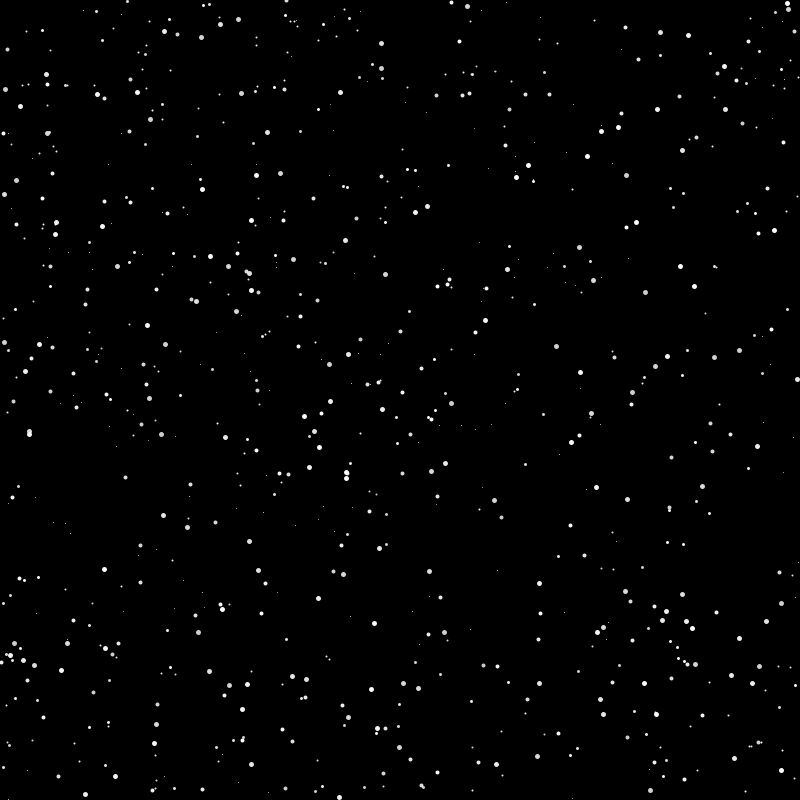
Frame 1 (no input)
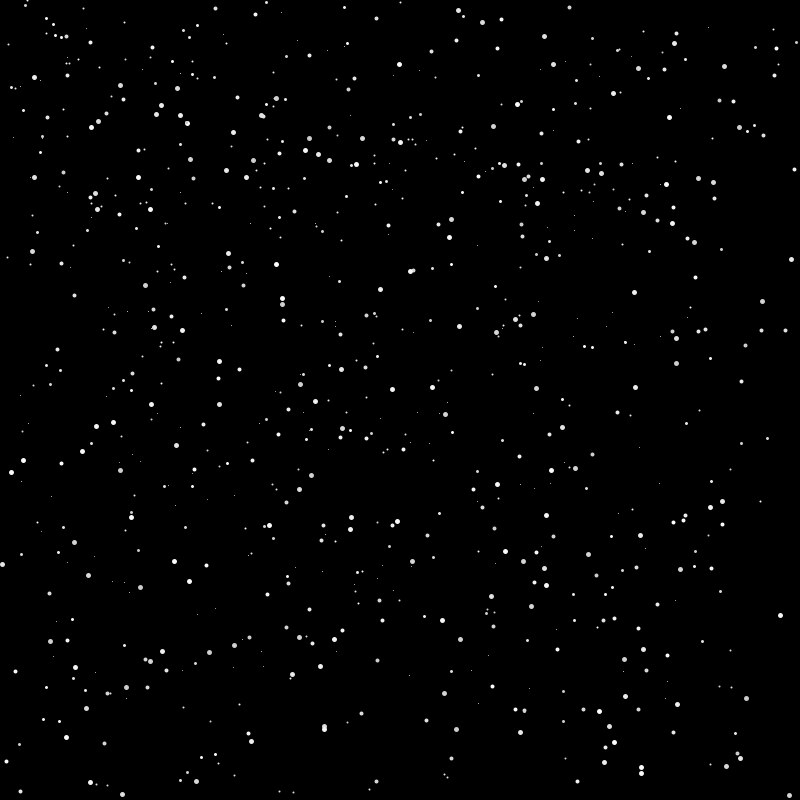
Frame 60 (the mouse pressed at the canvas centre just before this capture)
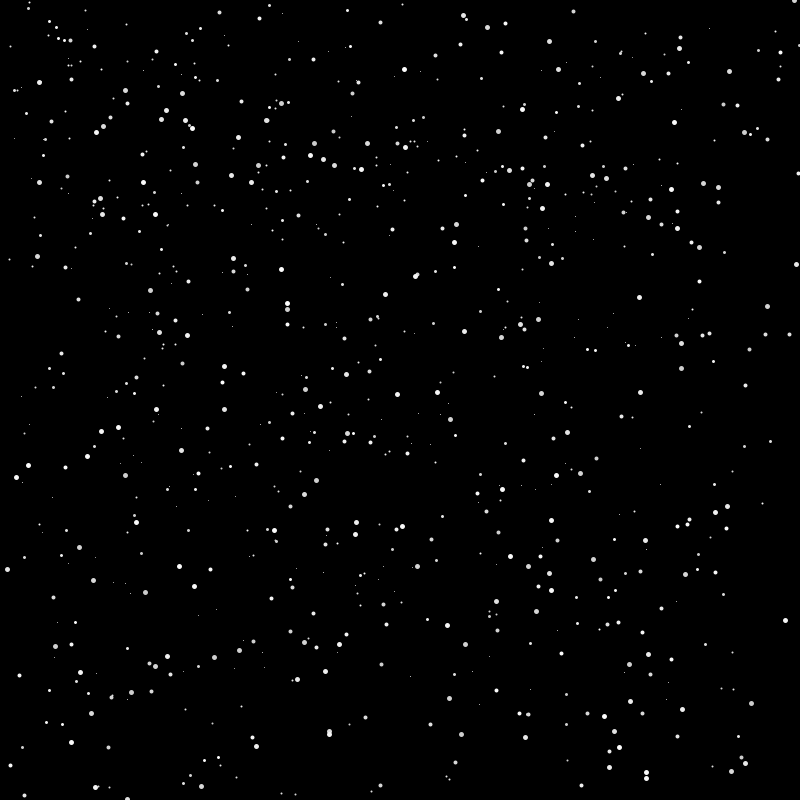
Frame 120 (the mouse held since frame 60 and released just before this capture)

The Processing sketch that drew these frames (run headless with seeded random() and noise(); from frame 60 on, the mouse is pressed at the canvas centre):

// Processing sketch: sketch63495
// ── sketch63495.pde
/* OpenProcessing Tweak of *@*http://www.openprocessing.org/sketch/63495*@* */
/* !do not delete the line above, required for linking your tweak if you upload again */
//The array of stars
Star[] stars;

//Global offset
PVector offset;

void setup() {
  size(800, 800);
  
  //Initialize the stars
  stars = new Star[width];
  for(int i = 0; i < stars.length; i ++) stars[i] = new Star();
  
  //Initialize the offset
  offset = new PVector(width / 2, height / 2);
  
  smooth();
}

void draw() {
  //Redraw the background
  background(0);
  
  //Display the stars
  for(int i = 0; i < stars.length; i ++) stars[i].display();
  
  //Modify the offset, using the center of the screen as a form of joystick
  PVector angle = new PVector(mouseX - width / 2, mouseY - height / 2);
  angle.normalize();
  angle.mult(dist(width / 2, height / 2, mouseX, mouseY) / 50);
  
  offset.add(angle);
}

//Star class
class Star {
  //Location
  PVector loc;
  //Size
  int size;
  //Brightness
  int bright;
  
  Star() {
    //Randomize all of the values
    size = (int) random(1, 6);
    loc = new PVector(random(width * map(size, 1, 7, 7, 1)), random(height * map(size, 1, 7, 7, 1)));
    bright = (int) random(204, 255);
  }
  
  void display() {
    pushStyle();
    
    //Setup the style
    stroke(bright);
    strokeWeight(size);
    
    //Find the actual location and constrain it to within the bounds of the screen
    int x = (int) (((loc.x - offset.x) * size / 8)) % width;
    int y = (int) (((loc.y - offset.y) * size / 8)) % height;
    if(x < 0) x += width;
    if(y < 0) y += height;
    
    //Display the point
    point(x, y);
    
    popStyle();
  }
}
